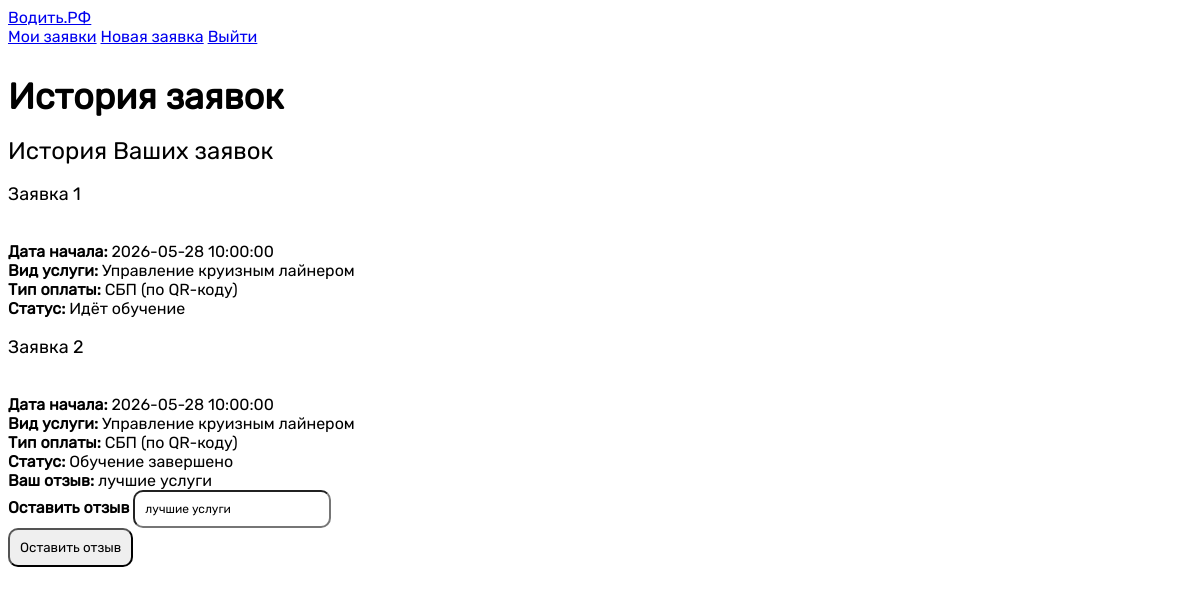
/history.php (signed in), run on the app's committed database.
### tables this page shows
CREATE TABLE `request` (
  `id` int NOT NULL,
  `user_id` int NOT NULL,
  `date` datetime NOT NULL,
  `status` enum('Новая','Идёт обучение','Обучение завершено','') DEFAULT 'Новая',
  `curses` enum('Управление катером','Управление круизным лайнером','Управление яхтой','Управление лодкой') NOT NULL,
  `payment` enum('Наличными','Терминал (картой)','СБП (по QR-коду)','') NOT NULL,
  `review` text
);

### history.php (the view, shortened to what this page needs)
<?php
include('db.php');
$query = $con->query("SELECT * FROM request WHERE user_id='{$_SESSION['user_id']}'");
?>
<!DOCTYPE html>
<html>
<head>
    <link rel="stylesheet" href="styles/style.css">
</head>
<body>
    <a href="index.php" class="logo">Водить.РФ</a></br>
    <a href="history.php" class="btn-active">Мои заявки</a>
    <a href="create.php" class="btn-create">Новая заявка</a>
    <a href="?index=1" class="btn-exit">Выйти</a></br></br>
    <h1>История заявок</h1></br>
    <h2>История Ваших заявок</h2>
    <?php $i = 0;
    while($request = $query->fetch_assoc()) {
        $i++;
        echo    "<h3>Заявка $i</h3></br>
                <b>Дата начала: </b>{$request['date']} </br>
                <b>Вид услуги: </b>{$request['curses']} </br>
                <b>Тип оплаты: </b>{$request['payment']} </br>
                <b>Статус: </b>{$request['status']} <br>";
        if(!empty($request['review'])) {
            echo "<b>Ваш отзыв: </b>{$request['review']}";}
        if($request['status'] === 'Обучение завершено') {
            echo    "<form method='POST'>
                    <b>Оставить отзыв</b>
                    <input type='hidden' name='request_id' value='{$request['id']}'>
                    <input name='review' placeholder='Отзыв об услуге' value='{$request['review']}'></br>
                    <button class='btn-sub'>Оставить отзыв</button>
                    </form>";}
    }
    if($i === 0) {echo "<p>У вас пока нет заявок</p>";}?>
</body>
</html>

### styles/style.css (style rules this page uses)
* { font-family: Rubik, 'sans-serif'; padding: 0; }
h1 { font-size: 36px; margin: 0; margin-top: 10px; }
h2 { font-size: 24px; font-weight: 550; margin:0; }
h3 { font-size: 18px; font-weight: lighter; }
input, button, select { padding: 10px; border-radius: 10px; }
input { font-size: 12px; }

### data on the page
request: date "2026-05-28 10:00:00", curses "Управление круизным лайнером", payment "СБП (по QR-коду)", status "Идёт обучение"
request: date "2026-05-28 10:00:00", curses "Управление круизным лайнером", payment "СБП (по QR-коду)", status "Обучение завершено", review "лучшие услуги"
